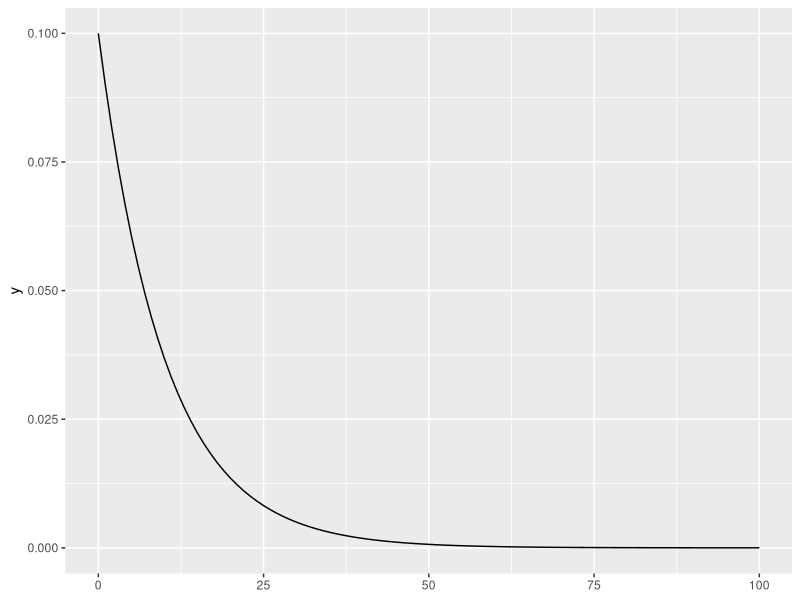

Reproduce this figure in R.
library(ggplot2)
t <-0
g <-1
s <-1
test <- function(x) {exp(-((x-t)/s)^g)*((g/s)*(x-t)^(g-1))}

t <-0
g <-2
s <-1
test2 <- function(x) {exp(-((x-t)/s)^g)*((g/s)*(x-t)^(g-1))}

t <-0
g <-5
s <-1
test2 <- function(x) {exp(-((x-t)/s)^g)*((g/s)*(x-t)^(g-1))}

t <-0
g <-10
s <-1
test3 <- function(x) {exp(-((x-t)/s)^g)*((g/s)*(x-t)^(g-1))}

t <-0
g <-1
s <-2
test4 <- function(x) {exp(-((x-t)/s)^g)*((g/s)*(x-t)^(g-1))}

t <-0
g <-1
s <-5
test5 <- function(x) {exp(-((x-t)/s)^g)*((g/s)*(x-t)^(g-1))}

t <-0
g <-1
s <-10
test6 <- function(x) {exp(-((x-t)/s)^g)*((g/s)*(x-t)^(g-1))}

base <-ggplot() +xlim(0,100)

base+geom_function(fun=test)